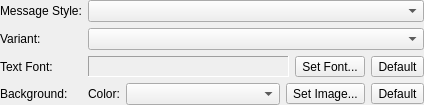
<?xml version="1.0" encoding="UTF-8"?>
<ui version="4.0">
 <class>SimpleOptionsWidgetClass</class>
 <widget class="QWidget" name="SimpleOptionsWidgetClass">
  <property name="geometry">
   <rect>
    <x>0</x>
    <y>0</y>
    <width>424</width>
    <height>102</height>
   </rect>
  </property>
  <layout class="QFormLayout" name="formLayout">
   <property name="margin">
    <number>0</number>
   </property>
   <item row="0" column="0">
    <widget class="QLabel" name="lblMessageStyle">
     <property name="text">
      <string>Message Style:</string>
     </property>
     <property name="buddy">
      <cstring>cmbStyle</cstring>
     </property>
    </widget>
   </item>
   <item row="0" column="1">
    <widget class="QComboBox" name="cmbStyle">
     <property name="sizePolicy">
      <sizepolicy hsizetype="Expanding" vsizetype="Fixed">
       <horstretch>0</horstretch>
       <verstretch>0</verstretch>
      </sizepolicy>
     </property>
    </widget>
   </item>
   <item row="1" column="0">
    <widget class="QLabel" name="lblVariant">
     <property name="text">
      <string>Variant:</string>
     </property>
     <property name="buddy">
      <cstring>cmbVariant</cstring>
     </property>
    </widget>
   </item>
   <item row="1" column="1">
    <widget class="QComboBox" name="cmbVariant">
     <property name="sizePolicy">
      <sizepolicy hsizetype="Expanding" vsizetype="Fixed">
       <horstretch>0</horstretch>
       <verstretch>0</verstretch>
      </sizepolicy>
     </property>
    </widget>
   </item>
   <item row="2" column="0">
    <widget class="QLabel" name="lblTextFont">
     <property name="text">
      <string>Text Font:</string>
     </property>
    </widget>
   </item>
   <item row="2" column="1">
    <layout class="QHBoxLayout" name="horizontalLayout">
     <item>
      <widget class="QLabel" name="lblFont">
       <property name="sizePolicy">
        <sizepolicy hsizetype="Expanding" vsizetype="Preferred">
         <horstretch>0</horstretch>
         <verstretch>0</verstretch>
        </sizepolicy>
       </property>
       <property name="frameShape">
        <enum>QFrame::Panel</enum>
       </property>
       <property name="frameShadow">
        <enum>QFrame::Sunken</enum>
       </property>
      </widget>
     </item>
     <item>
      <widget class="QToolButton" name="tlbSetFont">
       <property name="text">
        <string>Set Font...</string>
       </property>
       <property name="toolButtonStyle">
        <enum>Qt::ToolButtonTextOnly</enum>
       </property>
      </widget>
     </item>
     <item>
      <widget class="QToolButton" name="tlbDefaultFont">
       <property name="text">
        <string>Default</string>
       </property>
      </widget>
     </item>
    </layout>
   </item>
   <item row="3" column="0">
    <widget class="QLabel" name="lblBackground">
     <property name="text">
      <string>Background:</string>
     </property>
    </widget>
   </item>
   <item row="3" column="1">
    <layout class="QHBoxLayout" name="horizontalLayout_2">
     <item>
      <widget class="QLabel" name="lblBackgoundColor">
       <property name="text">
        <string>Color:</string>
       </property>
       <property name="buddy">
        <cstring>cmbBackgoundColor</cstring>
       </property>
      </widget>
     </item>
     <item>
      <widget class="QComboBox" name="cmbBackgoundColor">
       <property name="sizePolicy">
        <sizepolicy hsizetype="Expanding" vsizetype="Fixed">
         <horstretch>0</horstretch>
         <verstretch>0</verstretch>
        </sizepolicy>
       </property>
      </widget>
     </item>
     <item>
      <widget class="QToolButton" name="tlbSetImage">
       <property name="text">
        <string>Set Image...</string>
       </property>
      </widget>
     </item>
     <item>
      <widget class="QToolButton" name="tlbDefaultImage">
       <property name="text">
        <string>Default</string>
       </property>
      </widget>
     </item>
    </layout>
   </item>
  </layout>
 </widget>
 <layoutdefault spacing="6" margin="11"/>
 <resources/>
 <connections/>
</ui>
